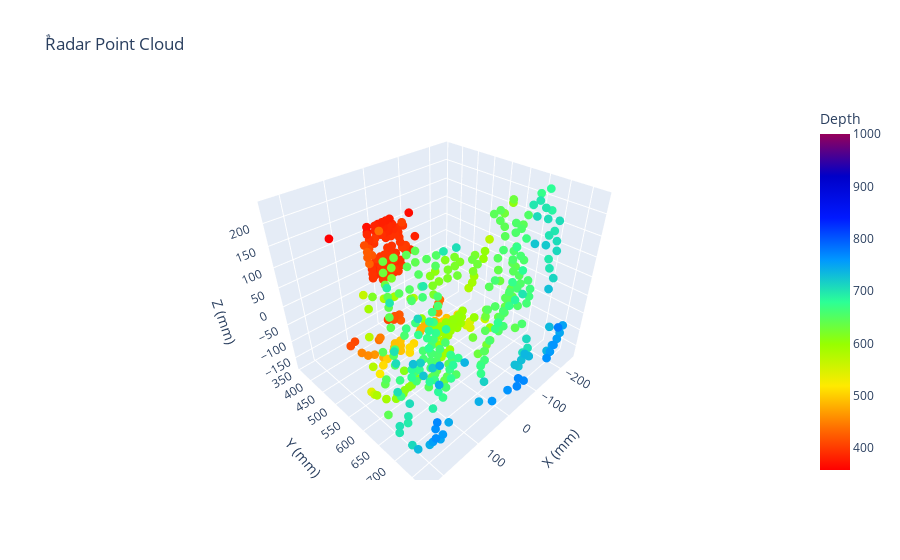

The cell this chart's notebook holds for it:
### Code cell
plot_3D_threshold("basket_40cm_200",1,'y',1000)

### Figure 1 — Plotly figure (JSON) as saved in the notebook; plotly's stock layout.template omitted (floating-point values rounded to 4 significant figures; data arrays with more than 128 entries replaced by an {"elided": "..."} marker saying what was removed)
{"data": [{"hovertemplate": "X (mm)=%{x}<br>Y (mm)=%{y}<br>Z (mm)=%{z}<br>Depth=%{marker.color}<extra></extra>", "legendgroup": "", "marker": {"color": {"elided": "441 float values"}, "coloraxis": "coloraxis", "line": {"width": 0}, "opacity": 1, "size": 3, "symbol": "circle"}, "mode": "markers", "name": "", "scene": "scene", "showlegend": false, "type": "scatter3d", "x": {"elided": "441 float values"}, "y": {"elided": "441 float values"}, "z": {"elided": "441 float values"}}], "layout": {"coloraxis": {"cmax": 1000, "cmin": 358.2, "colorbar": {"title": {"text": "Depth"}}, "colorscale": [[0, "rgb(255,0,0)"], [0.125, "rgb(255,111,0)"], [0.25, "rgb(255,234,0)"], [0.375, "rgb(151,255,0)"], [0.5, "rgb(44,255,150)"], [0.625, "rgb(0,152,255)"], [0.75, "rgb(0,25,255)"], [0.875, "rgb(0,0,200)"], [1, "rgb(150,0,90)"]]}, "legend": {"tracegroupgap": 0}, "scene": {"domain": {"x": [0, 1], "y": [0, 1]}, "xaxis": {"title": {"text": "X (mm)"}}, "yaxis": {"title": {"text": "Y (mm)"}}, "zaxis": {"title": {"text": "Z (mm)"}}}, "title": {"text": "ٌRadar Point Cloud"}}}
